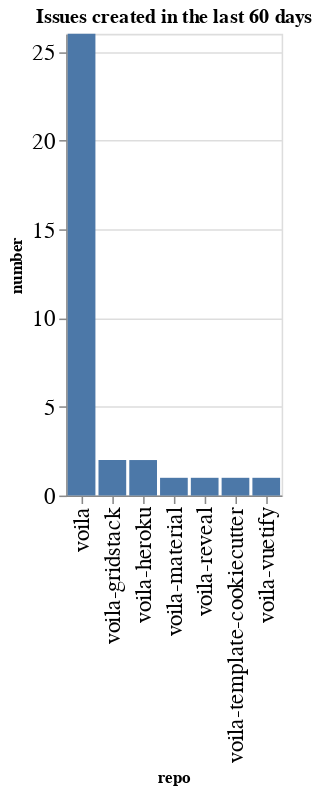

Notebook code for this chart:
### Code cell
created_counts = created.groupby(['org', 'repo']).count()['number'].reset_index()
created_counts['org/repo'] = created_counts.apply(lambda a: a['org'] + '/' + a['repo'], axis=1)
sorted_vals = created_counts.sort_values(['org', 'number'], ascending=False)['repo'].values
alt.Chart(data=created_counts, title=f"Issues created in the last {n_days} days").mark_bar().encode(
    x=alt.X('repo', sort=alt.Sort(sorted_vals.tolist())),
    y='number',
)

### Figure 1 — Vega-Lite specification as saved in the notebook (floating-point values rounded to 4 significant figures)
{"config": {"axisLeft": {"labelFontSize": 15}, "axisBottom": {"labelFontSize": 15}}, "data": {"name": "data-58c1dc6f5dc13289d26b37b8951b0494"}, "mark": "bar", "encoding": {"x": {"type": "nominal", "field": "repo", "sort": ["voila", "voila-gridstack", "voila-heroku", "voila-material", "voila-reveal", "voila-template-cookiecutter", "voila-vuetify"]}, "y": {"type": "quantitative", "field": "number"}}, "title": "Issues created in the last 60 days", "$schema": "https://vega.github.io/schema/vega-lite/v4.0.2.json", "datasets": {"data-58c1dc6f5dc13289d26b37b8951b0494": [{"org": "voila-dashboards", "repo": "voila", "number": 26, "org/repo": "voila-dashboards/voila"}, {"org": "voila-dashboards", "repo": "voila-gridstack", "number": 2, "org/repo": "voila-dashboards/voila-gridstack"}, {"org": "voila-dashboards", "repo": "voila-heroku", "number": 2, "org/repo": "voila-dashboards/voila-heroku"}, {"org": "voila-dashboards", "repo": "voila-material", "number": 1, "org/repo": "voila-dashboards/voila-material"}, {"org": "voila-dashboards", "repo": "voila-reveal", "number": 1, "org/repo": "voila-dashboards/voila-reveal"}, {"org": "voila-dashboards", "repo": "voila-template-cookiecutter", "number": 1, "org/repo": "voila-dashboards/voila-template-cookiecutter"}, {"org": "voila-dashboards", "repo": "voila-vuetify", "number": 1, "org/repo": "voila-dashboards/voila-vuetify"}]}}
